Frame 1 (no input): blank canvas, image omitted
Frame 60 (no input): blank canvas, image omitted
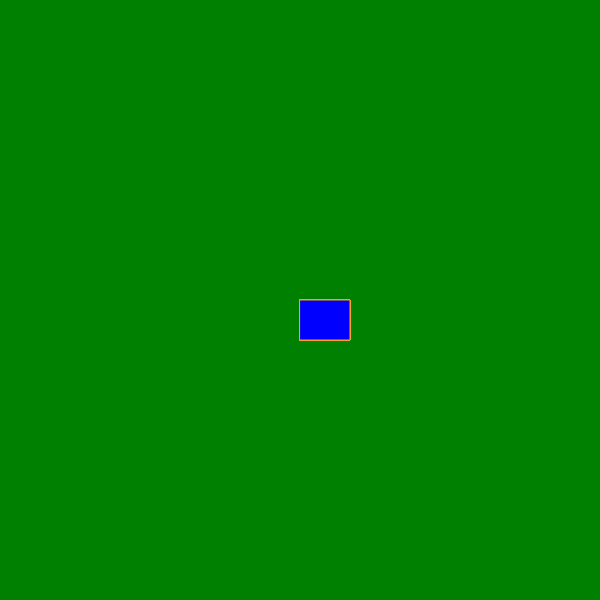
Frame 120 (the mouse pressed at the canvas centre since frame 60)

The p5.js sketch whose frames 1 and 60 were blank and that drew this single picture after the mouse press (run headless with seeded random() and noise() and a simulated clock; from frame 60 on, the mouse is pressed at the canvas centre):

// p5.js sketch
// ── sketch.js
function setup() {
    createCanvas(600, 600);
    background("green");
  }
  
  function draw() {
  
  stroke("orange");
  fill("blue");
  
  // console.log(mouseIsPressed);
  
  if (mouseIsPressed) {
    rect(mouseX, mouseY, 50, 40);
  }
  }
